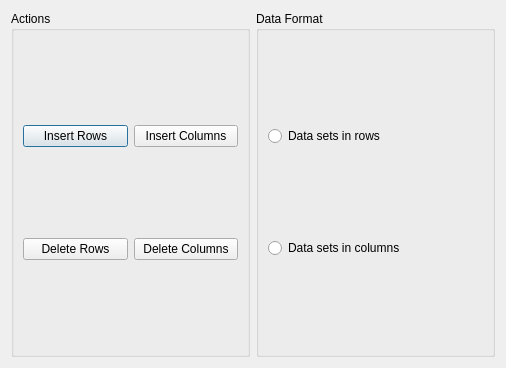
<?xml version="1.0" encoding="UTF-8"?>
<ui version="4.0">
 <class>ChartTableEditor</class>
 <widget class="QDialog" name="ChartTableEditor">
  <property name="geometry">
   <rect>
    <x>0</x>
    <y>0</y>
    <width>506</width>
    <height>368</height>
   </rect>
  </property>
  <property name="windowTitle">
   <string>Dialog</string>
  </property>
  <layout class="QGridLayout">
   <item row="0" column="0" colspan="2">
    <layout class="QVBoxLayout" name="tableViewContainer"/>
   </item>
   <item row="1" column="1">
    <widget class="QGroupBox" name="groupBox_2">
     <property name="title">
      <string>Data Format</string>
     </property>
     <layout class="QGridLayout" name="gridLayout_2">
      <item row="0" column="0">
       <widget class="QRadioButton" name="dataSetsInRows">
        <property name="text">
         <string>Data sets in rows</string>
        </property>
       </widget>
      </item>
      <item row="1" column="0">
       <widget class="QRadioButton" name="dataSetsInColumns">
        <property name="text">
         <string>Data sets in columns</string>
        </property>
       </widget>
      </item>
     </layout>
    </widget>
   </item>
   <item row="1" column="0">
    <widget class="QGroupBox" name="groupBox_3">
     <property name="title">
      <string>Actions</string>
     </property>
     <layout class="QGridLayout" name="gridLayout_3">
      <item row="0" column="0">
       <widget class="QPushButton" name="insertRow">
        <property name="text">
         <string>Insert Rows</string>
        </property>
        <property name="flat">
         <bool>false</bool>
        </property>
       </widget>
      </item>
      <item row="1" column="0">
       <widget class="QPushButton" name="deleteRow">
        <property name="text">
         <string>Delete Rows</string>
        </property>
        <property name="flat">
         <bool>false</bool>
        </property>
       </widget>
      </item>
      <item row="0" column="1">
       <widget class="QPushButton" name="insertColumn">
        <property name="text">
         <string>Insert Columns</string>
        </property>
        <property name="flat">
         <bool>false</bool>
        </property>
       </widget>
      </item>
      <item row="1" column="1">
       <widget class="QPushButton" name="deleteColumn">
        <property name="text">
         <string>Delete Columns</string>
        </property>
        <property name="flat">
         <bool>false</bool>
        </property>
       </widget>
      </item>
     </layout>
    </widget>
   </item>
  </layout>
 </widget>
 <resources/>
 <connections/>
</ui>
